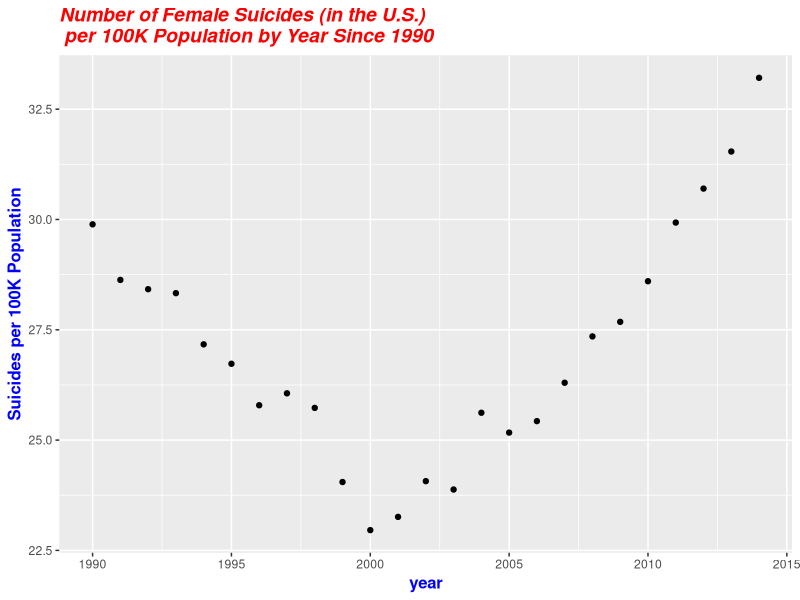
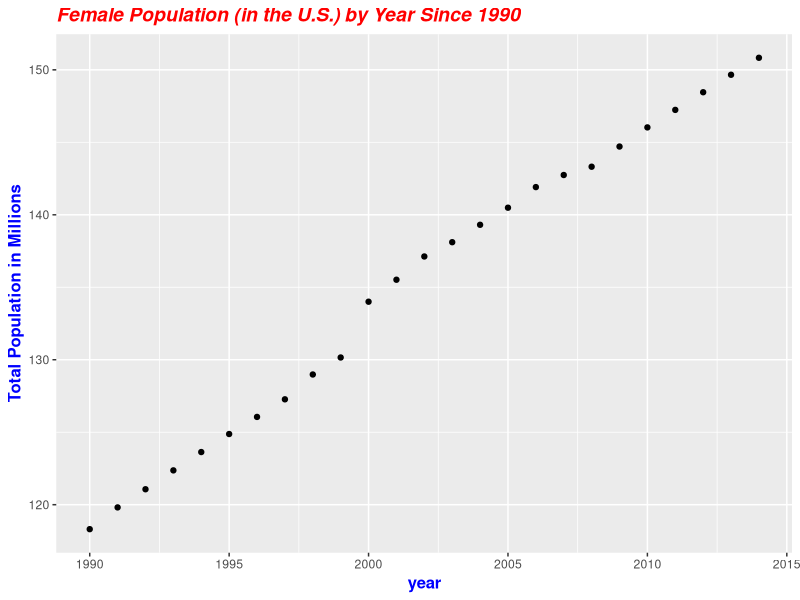
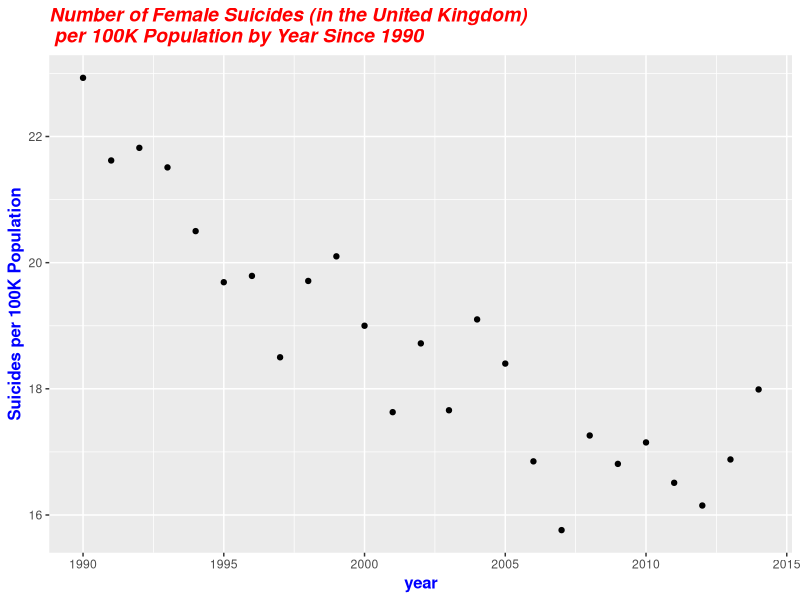
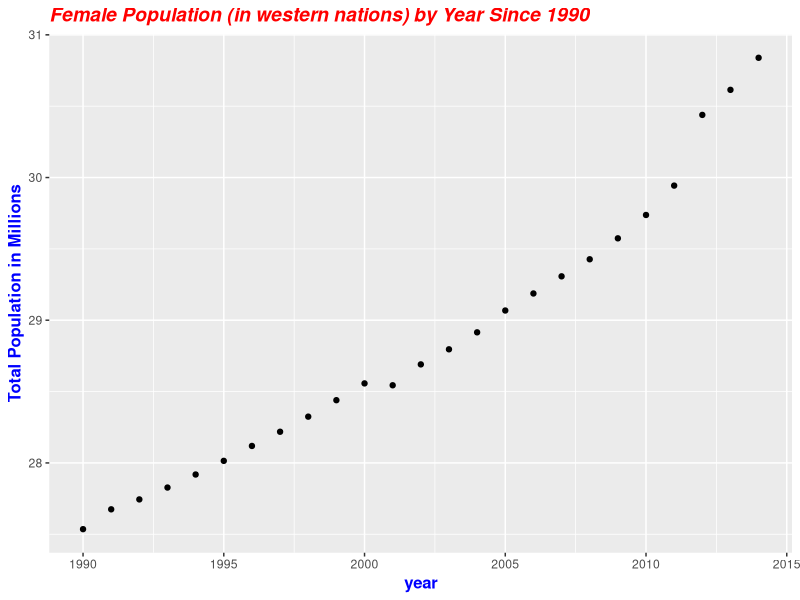

Reproduce these figures in R, in order.
library(readr)
library(dplyr)
library(ggplot2)
setwd("C:/Users/Richard/AppData/Local/GitHubDesktop/app-1.4.2/Statistics-Meeting")
suicide_df <- read_csv("WHO_new_suicide_statistics.csv")
names(suicide_df)[7] <- "suicides_per_100K"
suicide_df <- suicide_df %>% mutate(suicide_pct_pop = suicides_no/population)

suicide_us_df <- suicide_df %>% filter(country=='United States')

# create data frame that shows female suicides as a percentage of the population
# by year since 1990 in the United States
suicide_us_fem_since1990_df <-  suicide_us_df %>% 
  filter(sex == 'female', year > 1989 & year < 2015) %>%
  select(year, sex, population, suicides_per_100K, suicide_pct_pop)%>% 
  group_by(year) %>% 
  summarise(total_pop = sum(population)/1000000,total_suicides_100K_pop = sum(suicides_per_100K))  

ggplot(suicide_us_fem_since1990_df,aes(x=year,y=total_suicides_100K_pop))+geom_point()+
  ggtitle("Number of Female Suicides (in the U.S.) \n per 100K Population by Year Since 1990")+ylab("Suicides per 100K Population")+
  theme(
    plot.title = element_text(color="red", size=14, face="bold.italic"),
    axis.title.x = element_text(color="blue", size=12, face="bold"),
    axis.title.y = element_text(color="blue", size=12, face="bold")
  )
ggplot(suicide_us_fem_since1990_df,aes(x=year,y=total_pop))+geom_point()+
  ggtitle("Female Population (in the U.S.) by Year Since 1990")+ylab("Total Population in Millions")+
  theme(
    plot.title = element_text(color="red", size=14, face="bold.italic"),
    axis.title.x = element_text(color="blue", size=12, face="bold"),
    axis.title.y = element_text(color="blue", size=12, face="bold")
  )

develop_countries <- c('United Kingdom')
suicide_devworld_df <- suicide_df %>% filter(country %in% 
                                         develop_countries)
suicide_devworld_df$suicides_per_100K <- suicide_devworld_df$suicides_per_100K/length(develop_countries)
suicide_devworld_fem_since1990_df <-  suicide_devworld_df %>% 
  filter(sex == 'female', year > 1989 & year < 2015) %>%
  select(year, sex, population, suicides_per_100K)%>% 
  group_by(year) %>% 
  summarise(total_pop = sum(population)/1000000,total_suicides_100K_pop = sum(suicides_per_100K))  

ggplot(suicide_devworld_fem_since1990_df,aes(x=year,y=total_suicides_100K_pop))+geom_point()+
  ggtitle("Number of Female Suicides (in the United Kingdom) \n per 100K Population by Year Since 1990")+ylab("Suicides per 100K Population")+
  theme(
    plot.title = element_text(color="red", size=14, face="bold.italic"),
    axis.title.x = element_text(color="blue", size=12, face="bold"),
    axis.title.y = element_text(color="blue", size=12, face="bold")
  )
ggplot(suicide_devworld_fem_since1990_df,aes(x=year,y=total_pop))+geom_point()+
  ggtitle("Female Population (in western nations) by Year Since 1990")+ylab("Total Population in Millions")+
  theme(
    plot.title = element_text(color="red", size=14, face="bold.italic"),
    axis.title.x = element_text(color="blue", size=12, face="bold"),
    axis.title.y = element_text(color="blue", size=12, face="bold")
  )
#Inferential Statistics
mean_us <- mean(suicide_us_fem_since1990_df$total_suicides_100K_pop)
mean_devworld <- mean(suicide_devworld_fem_since1990_df$total_suicides_100K_pop)
shapiro.test(suicide_us_fem_since1990_df$total_suicides_100K_pop)
shapiro.test(suicide_devworld_fem_since1990_df$total_suicides_100K_pop)
t.test(suicide_us_fem_since1990_df$total_suicides_100K_pop,suicide_devworld_fem_since1990_df$total_suicides_100K_pop)
